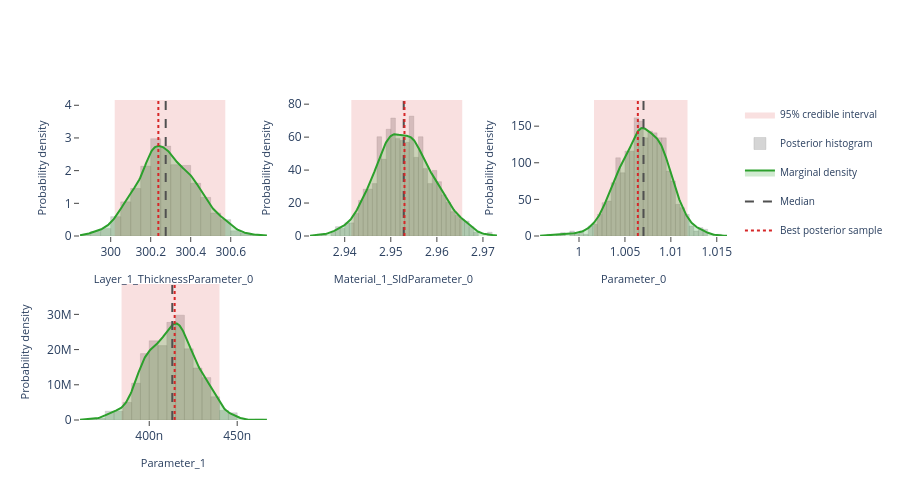

Notebook source saved alongside this figure:
### Markdown cell above
## Interactive posterior plots

The next three cells render the same Plotly figures that are shown on the
Bayesian Posterior tab of the EasyReflectometryApp:

* **Marginals** — per-parameter distribution: histogram + smooth KDE marginal,
  shaded 95% credible interval, and median / best-sample lines
  (`plot_distribution` or `posterior.distribution()`)
* **Corner plot** — pairwise marginals + 2-D contours + scatter (`plot_corner`)
* **Traces** — per-chain trace + marginal histogram (`plot_trace`)

The standalone helpers are called with ``return_figure=True`` so they return a
Plotly ``Figure`` that we render in the notebook with ``fig.show()``; the
``PosteriorResults`` methods return the figure directly.

### Code cell
# ---- Marginal posterior distributions ---------------------------------------
# One panel per free parameter, each overlaying the posterior histogram, a
# smooth Gaussian-KDE marginal, the shaded 95% credible interval, and the
# median / best-sample reference lines.  Mirrors the "Marginals" sub-tab in
# the EasyReflectometryApp.

# The PosteriorResults method passes ``logp`` through automatically so the
# best posterior sample (MAP) line is drawn:
fig = posterior.distribution()
fig.show()

# Standalone equivalent (pass ``logp`` to get the best-sample line):
# fig = plot_distribution(
#     posterior.draws,
#     posterior.param_names,
#     logp=posterior.logp,
#     return_figure=True,
# )
# fig.show()

### Figure 1 — Plotly figure (JSON) as saved in the notebook; plotly's stock layout.template omitted (floating-point values rounded to 4 significant figures; data arrays with more than 128 entries replaced by an {"elided": "..."} marker saying what was removed)
{"data": [{"fill": "toself", "fillcolor": "rgba(214, 39, 40, 0.14)", "hoverinfo": "skip", "legendgroup": "95% credible interval", "line": {"color": "rgba(214, 39, 40, 0.14)", "width": 0}, "mode": "lines", "name": "95% credible interval", "showlegend": true, "type": "scatter", "x": [300.0, 300.6, 300.6, 300.0, 300.0], "xaxis": "x", "y": [0.0, 0.0, 4.161, 4.161, 0.0], "yaxis": "y"}, {"histnorm": "probability density", "hovertemplate": "sample=%{x:.4f}<br>density: %{y:.2f}<extra></extra>", "legendgroup": "histogram", "marker": {"color": "rgba(120, 120, 120, 0.38)", "line": {"color": "rgba(120, 120, 120, 0.24)", "width": 1}}, "name": "Posterior histogram", "nbinsx": 40, "opacity": 0.82, "showlegend": true, "type": "histogram", "x": {"elided": "880 float values"}, "xaxis": "x", "yaxis": "y"}, {"fill": "tozeroy", "fillcolor": "rgba(44, 160, 44, 0.22)", "hovertemplate": "Layer_1_ThicknessParameter_0: %{x:.4f}<br>density: %{y:.4f}<extra></extra>", "legendgroup": "marginal", "line": {"color": "rgb(44, 160, 44)", "width": 2}, "mode": "lines", "name": "Marginal density", "showlegend": true, "type": "scatter", "x": {"elided": "256 float values"}, "xaxis": "x", "y": {"elided": "256 float values"}, "yaxis": "y"}, {"hovertemplate": "Median: %{x:.4f}<extra></extra>", "legendgroup": "Median", "line": {"color": "rgb(80, 80, 80)", "dash": "dash", "width": 2}, "mode": "lines", "name": "Median", "showlegend": true, "type": "scatter", "x": [300.3, 300.3], "xaxis": "x", "y": [0.0, 4.161], "yaxis": "y"}, {"hovertemplate": "Best posterior sample: %{x:.4f}<extra></extra>", "legendgroup": "Best posterior sample", "line": {"color": "rgb(214, 39, 40)", "dash": "dot", "width": 2}, "mode": "lines", "name": "Best posterior sample", "showlegend": true, "type": "scatter", "x": [300.2, 300.2], "xaxis": "x", "y": [0.0, 4.161], "yaxis": "y"}, {"fill": "toself", "fillcolor": "rgba(214, 39, 40, 0.14)", "hoverinfo": "skip", "legendgroup": "95% credible interval", "line": {"color": "rgba(214, 39, 40, 0.14)", "width": 0}, "mode": "lines", "name": "95% credible interval", "showlegend": false, "type": "scatter", "x": [2.941, 2.965, 2.965, 2.941, 2.941], "xaxis": "x2", "y": [0.0, 0.0, 82.53, 82.53, 0.0], "yaxis": "y2"}, {"histnorm": "probability density", "hovertemplate": "sample=%{x:.4f}<br>density: %{y:.2f}<extra></extra>", "legendgroup": "histogram", "marker": {"color": "rgba(120, 120, 120, 0.38)", "line": {"color": "rgba(120, 120, 120, 0.24)", "width": 1}}, "name": "Posterior histogram", "nbinsx": 40, "opacity": 0.82, "showlegend": false, "type": "histogram", "x": {"elided": "880 float values"}, "xaxis": "x2", "yaxis": "y2"}, {"fill": "tozeroy", "fillcolor": "rgba(44, 160, 44, 0.22)", "hovertemplate": "Material_1_SldParameter_0: %{x:.4f}<br>density: %{y:.4f}<extra></extra>", "legendgroup": "marginal", "line": {"color": "rgb(44, 160, 44)", "width": 2}, "mode": "lines", "name": "Marginal density", "showlegend": false, "type": "scatter", "x": {"elided": "256 float values"}, "xaxis": "x2", "y": {"elided": "256 float values"}, "yaxis": "y2"}, {"hovertemplate": "Median: %{x:.4f}<extra></extra>", "legendgroup": "Median", "line": {"color": "rgb(80, 80, 80)", "dash": "dash", "width": 2}, "mode": "lines", "name": "Median", "showlegend": false, "type": "scatter", "x": [2.953, 2.953], "xaxis": "x2", "y": [0.0, 82.53], "yaxis": "y2"}, {"hovertemplate": "Best posterior sample: %{x:.4f}<extra></extra>", "legendgroup": "Best posterior sample", "line": {"color": "rgb(214, 39, 40)", "dash": "dot", "width": 2}, "mode": "lines", "name": "Best posterior sample", "showlegend": false, "type": "scatter", "x": [2.953, 2.953], "xaxis": "x2", "y": [0.0, 82.53], "yaxis": "y2"}, {"fill": "toself", "fillcolor": "rgba(214, 39, 40, 0.14)", "hoverinfo": "skip", "legendgroup": "95% credible interval", "line": {"color": "rgba(214, 39, 40, 0.14)", "width": 0}, "mode": "lines", "name": "95% credible interval", "showlegend": false, "type": "scatter", "x": [1.002, 1.012, 1.012, 1.002, 1.002], "xaxis": "x3", "y": [0.0, 0.0, 185.7, 185.7, 0.0], "yaxis": "y3"}, {"histnorm": "probability density", "hovertemplate": "sample=%{x:.4f}<br>density: %{y:.2f}<extra></extra>", "legendgroup": "histogram", "marker": {"color": "rgba(120, 120, 120, 0.38)", "line": {"color": "rgba(120, 120, 120, 0.24)", "width": 1}}, "name": "Posterior histogram", "nbinsx": 40, "opacity": 0.82, "showlegend": false, "type": "histogram", "x": {"elided": "880 float values"}, "xaxis": "x3", "yaxis": "y3"}, {"fill": "tozeroy", "fillcolor": "rgba(44, 160, 44, 0.22)", "hovertemplate": "Parameter_0: %{x:.4f}<br>density: %{y:.4f}<extra></extra>", "legendgroup": "marginal", "line": {"color": "rgb(44, 160, 44)", "width": 2}, "mode": "lines", "name": "Marginal density", "showlegend": false, "type": "scatter", "x": {"elided": "256 float values"}, "xaxis": "x3", "y": {"elided": "256 float values"}, "yaxis": "y3"}, {"hovertemplate": "Median: %{x:.4f}<extra></extra>", "legendgroup": "Median", "line": {"color": "rgb(80, 80, 80)", "dash": "dash", "width": 2}, "mode": "lines", "name": "Median", "showlegend": false, "type": "scatter", "x": [1.007, 1.007], "xaxis": "x3", "y": [0.0, 185.7], "yaxis": "y3"}, {"hovertemplate": "Best posterior sample: %{x:.4f}<extra></extra>", "legendgroup": "Best posterior sample", "line": {"color": "rgb(214, 39, 40)", "dash": "dot", "width": 2}, "mode": "lines", "name": "Best posterior sample", "showlegend": false, "type": "scatter", "x": [1.006, 1.006], "xaxis": "x3", "y": [0.0, 185.7], "yaxis": "y3"}, {"fill": "toself", "fillcolor": "rgba(214, 39, 40, 0.14)", "hoverinfo": "skip", "legendgroup": "95% credible interval", "line": {"color": "rgba(214, 39, 40, 0.14)", "width": 0}, "mode": "lines", "name": "95% credible interval", "showlegend": false, "type": "scatter", "x": [3.843e-07, 4.399e-07, 4.399e-07, 3.843e-07, 3.843e-07], "xaxis": "x4", "y": [0.0, 0.0, 38630000.0, 38630000.0, 0.0], "yaxis": "y4"}, {"histnorm": "probability density", "hovertemplate": "sample=%{x:.4f}<br>density: %{y:.2f}<extra></extra>", "legendgroup": "histogram", "marker": {"color": "rgba(120, 120, 120, 0.38)", "line": {"color": "rgba(120, 120, 120, 0.24)", "width": 1}}, "name": "Posterior histogram", "nbinsx": 40, "opacity": 0.82, "showlegend": false, "type": "histogram", "x": {"elided": "880 float values"}, "xaxis": "x4", "yaxis": "y4"}, {"fill": "tozeroy", "fillcolor": "rgba(44, 160, 44, 0.22)", "hovertemplate": "Parameter_1: %{x:.4f}<br>density: %{y:.4f}<extra></extra>", "legendgroup": "marginal", "line": {"color": "rgb(44, 160, 44)", "width": 2}, "mode": "lines", "name": "Marginal density", "showlegend": false, "type": "scatter", "x": {"elided": "256 float values"}, "xaxis": "x4", "y": {"elided": "256 float values"}, "yaxis": "y4"}, {"hovertemplate": "Median: %{x:.4f}<extra></extra>", "legendgroup": "Median", "line": {"color": "rgb(80, 80, 80)", "dash": "dash", "width": 2}, "mode": "lines", "name": "Median", "showlegend": false, "type": "scatter", "x": [4.131e-07, 4.131e-07], "xaxis": "x4", "y": [0.0, 38630000.0], "yaxis": "y4"}, {"hovertemplate": "Best posterior sample: %{x:.4f}<extra></extra>", "legendgroup": "Best posterior sample", "line": {"color": "rgb(214, 39, 40)", "dash": "dot", "width": 2}, "mode": "lines", "name": "Best posterior sample", "showlegend": false, "type": "scatter", "x": [4.145e-07, 4.145e-07], "xaxis": "x4", "y": [0.0, 38630000.0], "yaxis": "y4"}], "layout": {"barmode": "overlay", "height": 500, "legend": {"font": {"size": 10}}, "plot_bgcolor": "white", "showlegend": true, "xaxis": {"anchor": "y", "domain": [0.0, 0.2889], "range": [299.8, 300.8], "showgrid": false, "ticks": "outside", "title": {"font": {"size": 11}, "text": "Layer_1_ThicknessParameter_0"}, "zeroline": false}, "xaxis2": {"anchor": "y2", "domain": [0.3556, 0.6444], "range": [2.932, 2.973], "showgrid": false, "ticks": "outside", "title": {"font": {"size": 11}, "text": "Material_1_SldParameter_0"}, "zeroline": false}, "xaxis3": {"anchor": "y3", "domain": [0.7111, 1.0], "range": [0.9958, 1.016], "showgrid": false, "ticks": "outside", "title": {"font": {"size": 11}, "text": "Parameter_0"}, "zeroline": false}, "xaxis4": {"anchor": "y4", "domain": [0.0, 0.2889], "range": [3.606e-07, 4.669e-07], "showgrid": false, "ticks": "outside", "title": {"font": {"size": 11}, "text": "Parameter_1"}, "zeroline": false}, "xaxis5": {"anchor": "y5", "domain": [0.3556, 0.6444], "showgrid": false, "ticks": "outside", "zeroline": false}, "xaxis6": {"anchor": "y6", "domain": [0.7111, 1.0], "showgrid": false, "ticks": "outside", "zeroline": false}, "yaxis": {"anchor": "x", "domain": [0.575, 1.0], "range": [0.0, 4.161], "showgrid": false, "ticks": "outside", "title": {"font": {"size": 11}, "text": "Probability density"}, "zeroline": false}, "yaxis2": {"anchor": "x2", "domain": [0.575, 1.0], "range": [0.0, 82.53], "showgrid": false, "ticks": "outside", "title": {"font": {"size": 11}, "text": "Probability density"}, "zeroline": false}, "yaxis3": {"anchor": "x3", "domain": [0.575, 1.0], "range": [0.0, 185.7], "showgrid": false, "ticks": "outside", "title": {"font": {"size": 11}, "text": "Probability density"}, "zeroline": false}, "yaxis4": {"anchor": "x4", "domain": [0.0, 0.425], "range": [0.0, 38630000.0], "showgrid": false, "ticks": "outside", "title": {"font": {"size": 11}, "text": "Probability density"}, "zeroline": false}, "yaxis5": {"anchor": "x5", "domain": [0.0, 0.425], "showgrid": false, "ticks": "outside", "zeroline": false}, "yaxis6": {"anchor": "x6", "domain": [0.0, 0.425], "showgrid": false, "ticks": "outside", "zeroline": false}}}
